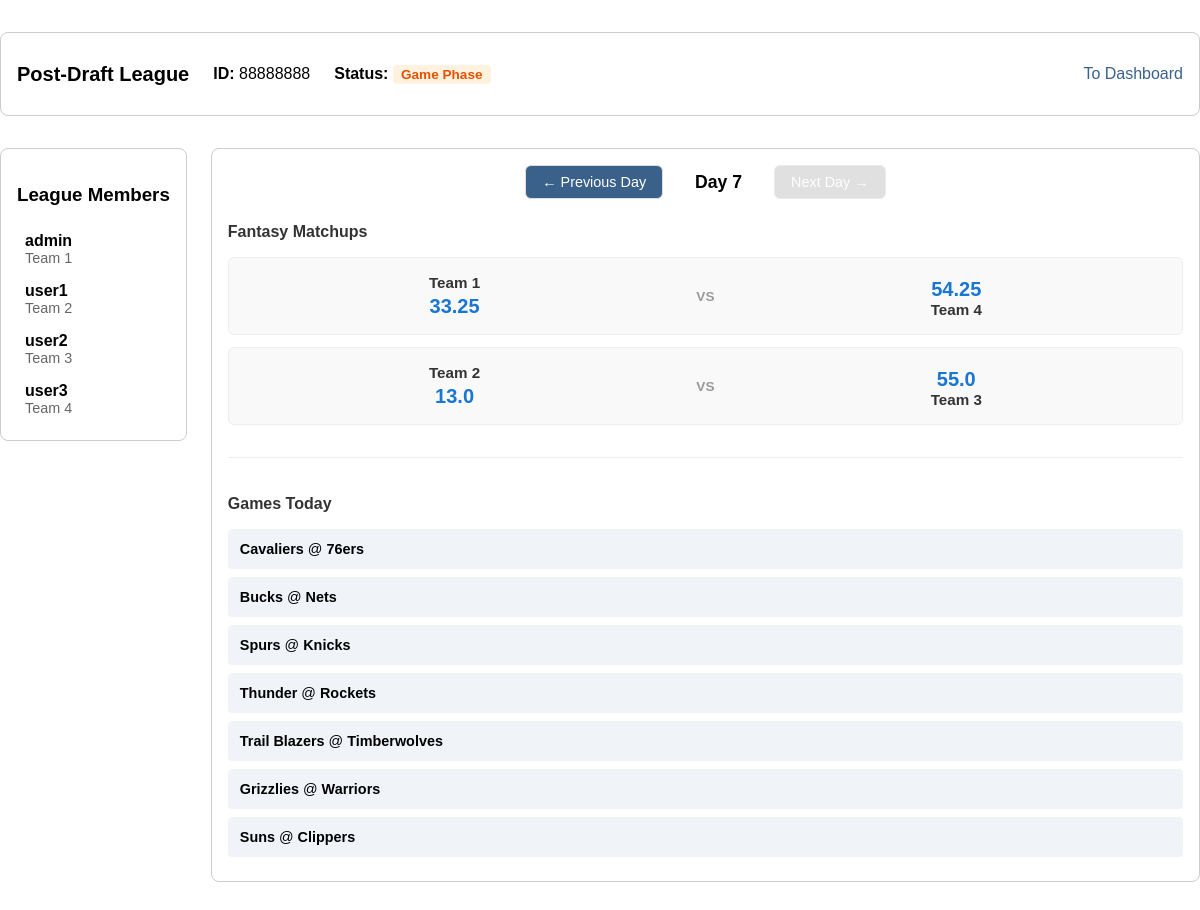
The app's page /league/88888888 with its own data.
### tables this page shows
CREATE TABLE PlayerLeague (
    LID INTEGER PRIMARY KEY,
    draftType TEXT,
    leagueName TEXT,
    ownerAccount INTEGER,
    status TEXT DEFAULT 'initial', current_day INTEGER DEFAULT 1, -- 'initial', 'draft', 'final'
    FOREIGN KEY (ownerAccount) REFERENCES PlayerAccount(accountID)
);

CREATE TABLE PlayerTeam (
    teamID INTEGER PRIMARY KEY,
    LID INTEGER,
    accountID INTEGER,
    teamName TEXT,
    FOREIGN KEY (LID) REFERENCES PlayerLeague(LID),
    FOREIGN KEY (accountID) REFERENCES PlayerAccount(accountID)
);

CREATE TABLE PlayerAccount (
    accountID INTEGER PRIMARY KEY,
    username TEXT UNIQUE,
    email TEXT UNIQUE,
    password TEXT
);

CREATE TABLE PlayerGame (
    LID INTEGER,
    matchupID INTEGER,
    day TEXT,
    teamID INTEGER,
    Score REAL,
    PRIMARY KEY (LID, matchupID, teamID),
    FOREIGN KEY (LID, matchupID) REFERENCES PlayerSchedule(LID, matchupID),
    FOREIGN KEY (teamID) REFERENCES PlayerTeam(teamID)
);

CREATE TABLE NBATeam (
    TID INTEGER PRIMARY KEY,
    city TEXT,
    teamname TEXT,
    conference TEXT
);

### app.py (the view, shortened to what this page needs)
@app.route("/league/<int:league_id>")
def league(league_id):
    conn = sqlite3.connect(DB_FILE)
    conn.row_factory = sqlite3.Row
    cursor = conn.cursor()
    cursor.execute(
        """SELECT LID as id, leagueName, status, ownerAccount, draftType, current_day
            FROM PlayerLeague
            WHERE LID = ?""",
        (league_id,)
        )
    league_data = cursor.fetchone()
    cursor.execute(
        """SELECT pt.teamID, pt.teamName as team_name, pa.username as name
            FROM PlayerTeam pt
            JOIN PlayerAccount pa on pt.accountID = pa.accountID
            WHERE pt.LID = ?""",
        (league_id,)
        )
    members = cursor.fetchall()
    current_turn_team_id = None
    if league_data and league_data['status'] == 'started':
        current_turn_team_id = get_current_draft_turn(cursor, league_id)
        if current_turn_team_id is None and league_data['status'] != 'final':
            conn.commit() # Status was updated to final inside get_current_draft_turn
    games = []
    nba_games = []
    current_day = None
    viewed_day = None
    max_day = None
    if league_data and league_data['status'] == 'game':
        current_day = league_data['current_day']
        viewed_day = request.args.get('day', current_day, type=int)
        cursor.execute(
            "SELECT MAX(week) FROM PlayerSchedule WHERE LID = ?",
            (league_id,)
        )
        result = cursor.fetchone()
        max_day = result[0] if result[0] else current_day
        viewed_day = max(1, min(viewed_day, max_day))
        cursor.execute(
            """SELECT ps.matchupID, ps.week, ps.T1, ps.T2,
                      pt1.teamName as team1_name, pt2.teamName as team2_name,
                      pg1.Score as team1_score, pg2.Score as team2_score
               FROM PlayerSchedule ps
               LEFT JOIN PlayerTeam pt1 ON ps.T1 = pt1.teamID
               LEFT JOIN PlayerTeam pt2 ON ps.T2 = pt2.teamID
               LEFT JOIN PlayerGame pg1 ON ps.LID = pg1.LID AND ps.matchupID = pg1.matchupID AND ps.T1 = pg1.teamID
               LEFT JOIN PlayerGame pg2 ON ps.LID = pg2.LID AND ps.matchupID = pg2.matchupID AND ps.T2 = pg2.teamID
               WHERE ps.LID = ? AND ps.week = ?
               ORDER BY ps.matchupID""",
            (league_id, viewed_day)
        )
        games = cursor.fetchall()
        cursor.execute("SELECT MIN(date) FROM NBASchedule")
        first_nba_date_result = cursor.fetchone()
        nba_games = []
        if first_nba_date_result and first_nba_date_result[0]:
            from datetime import datetime, timedelta
            date_str = first_nba_date_result[0].split()[0] if ' ' in first_nba_date_result[0] else first_nba_date_result[0]
            first_nba_date = datetime.strptime(date_str, '%Y-%m-%d')
            nba_date = first_nba_date + timedelta(days=viewed_day - 1)
            nba_date_str = nba_date.strftime('%Y-%m-%d')
            cursor.execute(
                """SELECT nt1.teamname as home_team, nt2.teamname as away_team
                   FROM NBASchedule ns
                   LEFT JOIN NBATeam nt1 ON ns.home = nt1.TID
                   LEFT JOIN NBATeam nt2 ON ns.away = nt2.TID
                   WHERE date(ns.date) = ?
                   ORDER BY ns.GID""",
                (nba_date_str,)
            )
            nba_games = cursor.fetchall()
    search = request.args.get('search', '')
    positions = request.args.getlist('position')
    query = "SELECT * FROM NBAPlayer WHERE playerName Like ?"
    search_parameter = '%' + search + '%'
    params = [search_parameter]
    query += "ORDER BY prevPlayerScore DESC"
    cursor.execute(query, params)
    player_list = cursor.fetchall()[:10]
    conn.close()
    if league_data is None:
        return redirect(url_for('dashboard'))
    return render_template("league.html", league=league_data, members=members,
                           player_list=player_list, current_turn=current_turn_team_id, games=games,
                           current_day=current_day, viewed_day=viewed_day, max_day=max_day, nba_games=nba_games)

### templates/league.html (shortened to what this page needs)
<!DOCTYPE html>
<html lang="en">
<head>
    <link rel="stylesheet" href="{{ url_for('static', filename='style.css') }}">
</head>
<body>
    <div class="league-container">
        <div class="league-header">
            <div class="league-info-group">
                <h1>{{ league.leagueName }}</h1>
                <p class="league-id"><strong>ID:</strong> {{ league.id }}</p>
                <div class="status">
                    <strong>Status:</strong>
                    {% if league.status == 'initial' %}
                        <span class="status-badge status-initial">Initial</span>
                    {% elif league.status == 'started' %}
                        <span class="status-badge status-draft">In Draft</span>
                    {% else %}
                        <span class="status-badge status-game">Game Phase</span>
                    {% endif %}
                </div>
            </div>
            <div class="header-things">
                <a href="{{ url_for('dashboard') }}" class="dashboard-link">To Dashboard</a>
            </div>
        </div>
        <div class="league-main-content">
            <div class="members-bar">
                <h3>League Members</h3>
                <div class="member-list">
                    {% for member in members %}
                        <div class="member-item {% if current_turn and member.teamID == current_turn %}current-turn{% endif %}">
                            <span><strong>{{ member.name }}</strong></span>
                            <span class="member-team">{{ member.team_name }}</span>
                        </div>
                    {% endfor %}
                </div>
            </div>
            {% if league.status == 'game' %}
                <div class="games-section">
                    <div class="games-header">
                        <div class="day-navigation">
                            {% if viewed_day > 1 %}
                                <a href="{{ url_for('league', league_id=league.id, day=viewed_day-1) }}" class="nav-btn prev-btn">← Previous Day</a>
                            {% else %}
                                <button class="nav-btn prev-btn" disabled>← Previous Day</button>
                            {% endif %}
                            <h3>Day {{ viewed_day }}</h3>
                            {% if viewed_day < max_day %}
                                <a href="{{ url_for('league', league_id=league.id, day=viewed_day+1) }}" class="nav-btn next-btn">Next Day →</a>
                            {% else %}
                                <button class="nav-btn next-btn" disabled>Next Day →</button>
                            {% endif %}
                        </div>
                    </div>
                    {% if games %}
                        <div class="games-list">
                            <h4 style="margin-bottom: 1rem; color: #333;">Fantasy Matchups</h4>
                            {% for game in games %}
                                <div class="game-matchup">
                                    <div class="team1">
                                        <span class="team-name">{{ game.team1_name }}</span>
                                        <span class="team-score">{{ game.team1_score or '-' }}</span>
                                    </div>
                                    <div class="vs">VS</div>
                                    <div class="team2">
                                        <span class="team-score">{{ game.team2_score or '-' }}</span>
                                        <span class="team-name">{{ game.team2_name }}</span>
                                    </div>
                                </div>
                            {% endfor %}
                        </div>
                    {% else %}
                        <p style="text-align: center; color: #999; padding: 2rem;">No games scheduled for this day.</p>
                    {% endif %}
                    {% if nba_games %}
                        <div style="margin-top: 2rem; padding-top: 1rem; border-top: 1px solid #eee;">
                            <h4 style="margin-bottom: 1rem; color: #333;">Games Today</h4>
                            <div class="nba-games-list">
                                {% for nba_game in nba_games %}
                                    <div style="background: #f0f4f8; padding: 0.75rem; border-radius: 4px; margin-bottom: 0.5rem; font-size: 0.9rem;">
                                        <strong>{{ nba_game.away_team }}</strong> @ <strong>{{ nba_game.home_team }}</strong>
                                    </div>
                                {% endfor %}
                            </div>
                        </div>
                    {% endif %}
                </div>
            {% endif %}
        </div>
    </div>
</body>
</html>

### static/style.css (style rules this page uses)
body { font-family: sans-serif; display: flex; align-items: center; justify-content: center; min-height: 100vh; margin: 0; }
button:disabled { background-color: #ccc; cursor: not-allowed; }
button { width: 100%; padding: 0.5rem; color: white; border: none; border-radius: 8px; }
.league-container { padding-top: 2rem; padding-bottom: 2rem; width: 100%; max-width: 1200px; margin: 0 auto; }
.league-header { display: flex; justify-content: space-between; align-items: center; background: white; padding: 1rem; border-radius: 8px; margin-bottom: 2rem; border: 1px solid #ccc; }
.league-header h1 { margin: 0; font-size: 1.25rem; }
.league-info-group { display: flex; gap: 1.5rem; align-items: center; }
.league-main-content { display: flex; gap: 1.5rem; align-items: flex-start; }
.members-bar, .player-search-section { background: white; padding: 1rem; border-radius: 8px; border: 1px solid #ccc; }
.status-badge { padding: 2px 8px; border-radius: 4px; font-size: 0.85rem; font-weight: bold; }
.status-game { background-color: #fff3e0; color: #e65100; }
.dashboard-link { color: #3a618a; text-decoration: none; margin-left: 1rem; }
.member-list { margin-top: 1rem; }
.member-item { padding: 0.5rem; display: flex; flex-direction: column; }
.member-team { color: #666; font-size: 0.9rem; }
.games-section { flex: 1; width: 100%; box-sizing: border-box; background: white; padding: 1rem; border-radius: 8px; border: 1px solid #ccc; }
.games-section h3 { margin-top: 0; }
.game-matchup { display: flex; align-items: center; justify-content: space-between; background: #f9f9f9; padding: 1rem; border-radius: 6px; margin-bottom: 0.75rem; border: 1px solid #eee; }
.team1, .team2 { display: flex; flex-direction: column; align-items: center; flex: 1; }
.team1 { text-align: right; padding-right: 1rem; }
.team2 { text-align: left; padding-left: 1rem; }
.team-name { font-weight: bold; font-size: 0.95rem; color: #333; }
.team-score { font-size: 1.25rem; font-weight: bold; color: #1976d2; margin-top: 0.25rem; }
.vs { margin: 0 1rem; color: #999; font-weight: bold; font-size: 0.85rem; }
.games-header { display: flex; justify-content: space-between; align-items: center; margin-bottom: 1.5rem; flex-wrap: wrap; gap: 1rem; }
.day-navigation { display: flex; gap: 1rem; align-items: center; justify-content: center; flex: 1; min-width: 300px; }
.day-navigation h3 { margin: 0; padding: 0 1rem; font-size: 1.1rem; white-space: nowrap; }
.nav-btn { padding: 0.5rem 1rem; border-radius: 6px; border: 1px solid #ddd; background-color: #3a618a; color: white; text-decoration: none; cursor: pointer; font-size: 0.9rem; font-weight: 500; transition: background-color 0.2s, opacity 0.2s; display: inline-block; width: auto; }
.nav-btn:disabled { background-color: #ccc; cursor: not-allowed; opacity: 0.6; width: auto; }

### records on screen
PlayerLeague: leagueName "Post-Draft League", id "88888888"
PlayerTeam: name "admin", team_name "Team 1"
PlayerTeam: name "user1", team_name "Team 2"
PlayerTeam: name "user2", team_name "Team 3"
PlayerTeam: name "user3", team_name "Team 4"
PlayerGame: team1_name "Team 1", Score "33.25", Score "54.25", team2_name "Team 4"
PlayerGame: team1_name "Team 2", Score "13.0", Score "55.0", team2_name "Team 3"
NBATeam: away_team "Cavaliers", home_team "76ers"
NBATeam: away_team "Bucks", home_team "Nets"
NBATeam: away_team "Spurs", home_team "Knicks"
NBATeam: away_team "Thunder", home_team "Rockets"
NBATeam: away_team "Trail Blazers", home_team "Timberwolves"
NBATeam: away_team "Grizzlies", home_team "Warriors"
NBATeam: away_team "Suns", home_team "Clippers"

### other values on screen
{{ viewed_day }} "7"
